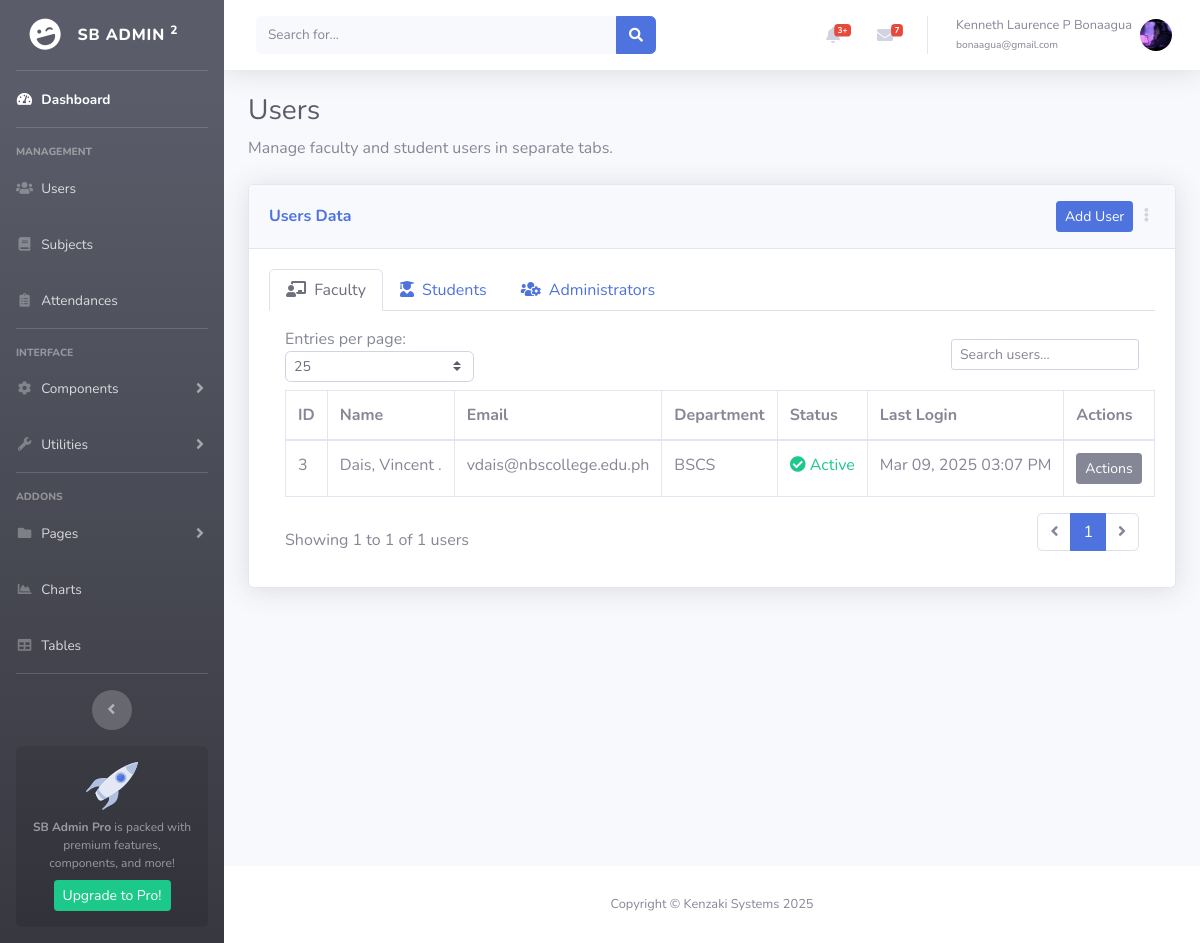
/users.php (signed in), run on the app's committed database.
### tables this page shows
CREATE TABLE `users` (
  `id` int(11) NOT NULL,
  `firstname` varchar(225) DEFAULT NULL,
  `middle_init` varchar(225) DEFAULT NULL,
  `lastname` varchar(225) DEFAULT NULL,
  `email` varchar(225) DEFAULT NULL,
  `password` varchar(225) DEFAULT NULL,
  `usertype` varchar(225) DEFAULT NULL,
  `department` varchar(225) DEFAULT NULL,
  `status` varchar(225) DEFAULT NULL,
  `image` varchar(225) DEFAULT NULL,
  `gender` varchar(225) DEFAULT NULL,
  `last_update` timestamp NULL DEFAULT NULL,
  `last_login` timestamp NULL DEFAULT NULL
);

### users.php (the view, shortened to what this page needs)
<?php
include 'includes/header.php';
require 'db.php';
$sql = "SELECT * FROM users ORDER BY lastname ASC";
$result = $conn->query($sql);
$faculty = [];
$students = [];
$others = [];
if ($result->num_rows > 0) {
    while($row = $result->fetch_assoc()) {
        if ($row["usertype"] == "faculty") {
            $faculty[] = $row;
        } elseif ($row["usertype"] == "student") {
            $students[] = $row;
        } else {
            $others[] = $row;
        }
    }
}
?>
<!DOCTYPE html>
<html lang="en">
<head>
<div class="container-fluid">
    <h1 class="h3 mb-2 text-gray-800">Users</h1>
    <p class="mb-4">Manage faculty and student users in separate tabs.</p>
    <div class="card shadow mb-4">
        <div class="card-header py-3 d-flex flex-row align-items-center justify-content-between">
            <h6 class="m-0 font-weight-bold text-primary">Users Data</h6>
            <div>
                <a href="#" class="btn btn-primary btn-sm" data-toggle="modal" data-target="#addUserModal">Add User</a>
                <div class="dropdown no-arrow d-inline">
                    <a class="dropdown-toggle" href="#" role="button" id="dropdownMenuLink" data-toggle="dropdown">
                        <i class="fas fa-ellipsis-v fa-sm fa-fw text-gray-400"></i>
                    </a>
                </div>
            </div>
        </div>
        <div class="card-body">
            <ul class="nav nav-tabs mb-3" id="userTabs" role="tablist">
                <li class="nav-item">
                    <a class="nav-link active" id="faculty-tab" data-toggle="tab" href="#faculty" role="tab"
                       aria-controls="faculty" aria-selected="true">
                       <i class="fas fa-chalkboard-teacher mr-1"></i> Faculty
                    </a>
                </li>
                <li class="nav-item">
                    <a class="nav-link" id="students-tab" data-toggle="tab" href="#students" role="tab"
                       aria-controls="students" aria-selected="false">
                       <i class="fas fa-user-graduate mr-1"></i> Students
                    </a>
                </li>
                <?php if(!empty($others)): ?>
                <li class="nav-item">
                    <a class="nav-link" id="others-tab" data-toggle="tab" href="#others" role="tab"
                       aria-controls="others" aria-selected="false">
                       <i class="fas fa-users-cog mr-1"></i> Administrators
                    </a>
                </li>
                <?php endif; ?>
            </ul>
            <div class="tab-content" id="userTabContent">
                <div class="tab-pane fade show active" id="faculty" role="tabpanel" aria-labelledby="faculty-tab">
                    <div class="table-responsive">
                        <div class="px-3">
                            <table class="table table-bordered table-hover" id="facultyTable" width="100%" cellspacing="0">
                                <thead>
                                    <tr>
                                        <th>ID</th>
                                        <th>Name</th>
                                        <th>Email</th>
                                        <th>Department</th>
                                        <th>Status</th>
                                        <th>Last Login</th>
                                        <th>Actions</th>
                                    </tr>
                                </thead>
                                <tbody>
                                    <?php
                                    if (!empty($faculty)) {
                                        foreach($faculty as $row) {
                                            $status_class = ($row["status"] == 'active') ? 'text-success' : 'text-danger';
                                            $status_icon = ($row["status"] == 'active') ? 'fa-check-circle' : 'fa-times-circle';
                                            $status_text = ucfirst($row["status"]);
                                            echo "<tr>";
                                            echo "<td><div style='max-width: 200px; white-space: nowrap;'>" . $row["id"]. "</div></td>";
                                            echo "<td><div style='max-width: 200px; white-space: nowrap;'>" . $row["lastname"] . ", " . $row["firstname"] . " " . $row["middle_init"] . ".</div></td>";
                                            echo "<td><div style='max-width: 200px; white-space: nowrap;'>" . $row["email"]. "</div></td>";
                                            echo "<td><div style='max-width: 200px; white-space: nowrap;'>" . $row["department"]. "</div></td>";
                                            echo "<td><div style='max-width: 200px; white-space: nowrap;'><span class='{$status_class}'><i class='fas {$status_icon}'></i> " . $status_text . "</span></div></td>";
                                            echo "<td><div style='max-width: 200px; white-space: nowrap;'>" . ($row["last_login"] ? date('M d, Y h:i A', strtotime($row["last_login"])) : 'Never') . "</div></td>";
                                            echo "<td class='text-center'><div style='max-width: 200px; white-space: nowrap;'>
                                                    <div class='dropdown no-arrow'>
                                                        <a class='dropdown-toggle btn btn-sm btn-secondary' href='#' role='button' id='dropdownMenuLink' data-toggle='dropdown' aria-haspopup='true' aria-expanded='false'>
                                                            Actions
                                                        </a>
                                                        <div class='dropdown-menu dropdown-menu-right shadow animated--fade-in' aria-labelledby='dropdownMenuLink'>
                                                            <a class='dropdown-item' href='#' onclick='editUser(" . $row["id"] . ")'><i class='fas fa-edit fa-sm fa-fw mr-2 text-gray-400'></i>Edit</a>
                                                            <a class='dropdown-item' href='#' onclick='generateNewPassword(" . $row["id"] . ")'><i class='fas fa-key fa-sm fa-fw mr-2 text-gray-400'></i>Generate New Password</a>
                                                            <a class='dropdown-item' href='#' onclick='deleteUser(" . $row["id"] . ")'><i class='fas fa-trash fa-sm fa-fw mr-2 text-gray-400'></i>Delete</a>
                                                        </div>
                                                    </div>
                                                </div></td>";
                                            echo "</tr>";
                                        }
                                    } else {
                                        echo "<tr><td colspan='7' class='text-center'>No faculty users found</td></tr>";
                                    }
                                    ?>
                                </tbody>
                            </table>
                        </div>
                    </div>
                </div>
            </div>
        </div>
    </div>
</div>
</div>
<?php include 'includes/footer.php'; ?>
</body>
</html>

### data on the page
users: id "3", lastname "Dais", firstname "Vincent", email "vdais@nbscollege.edu.ph", department "BSCS", status "Active", last_login "Mar 09, 2025 03:07 PM"

### other printed values
$_SESSION['firstname'] "Kenneth Laurence"
$_SESSION['middle_init'] "P"
$_SESSION['lastname'] "Bonaagua"
$_SESSION['email'] "bonaagua@gmail.com"
